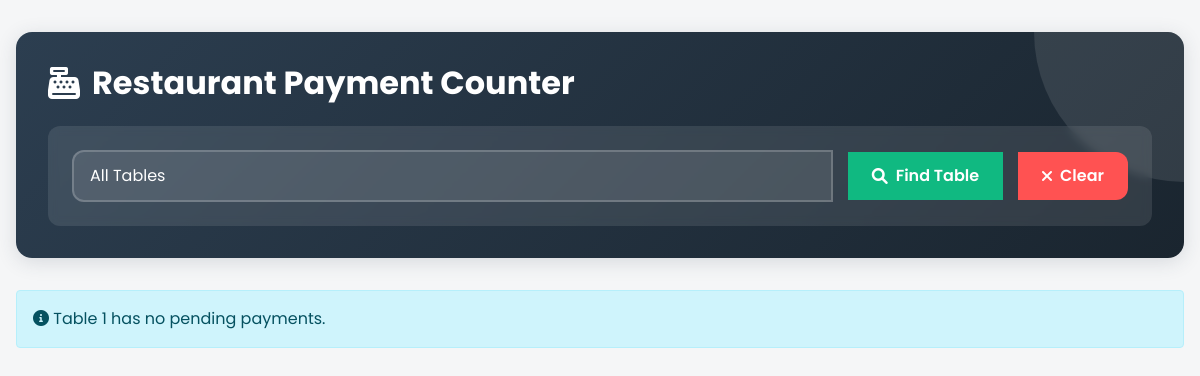
/admin/payment_counter.php?table=1 (signed in), run on an earlier commit of the app's database.
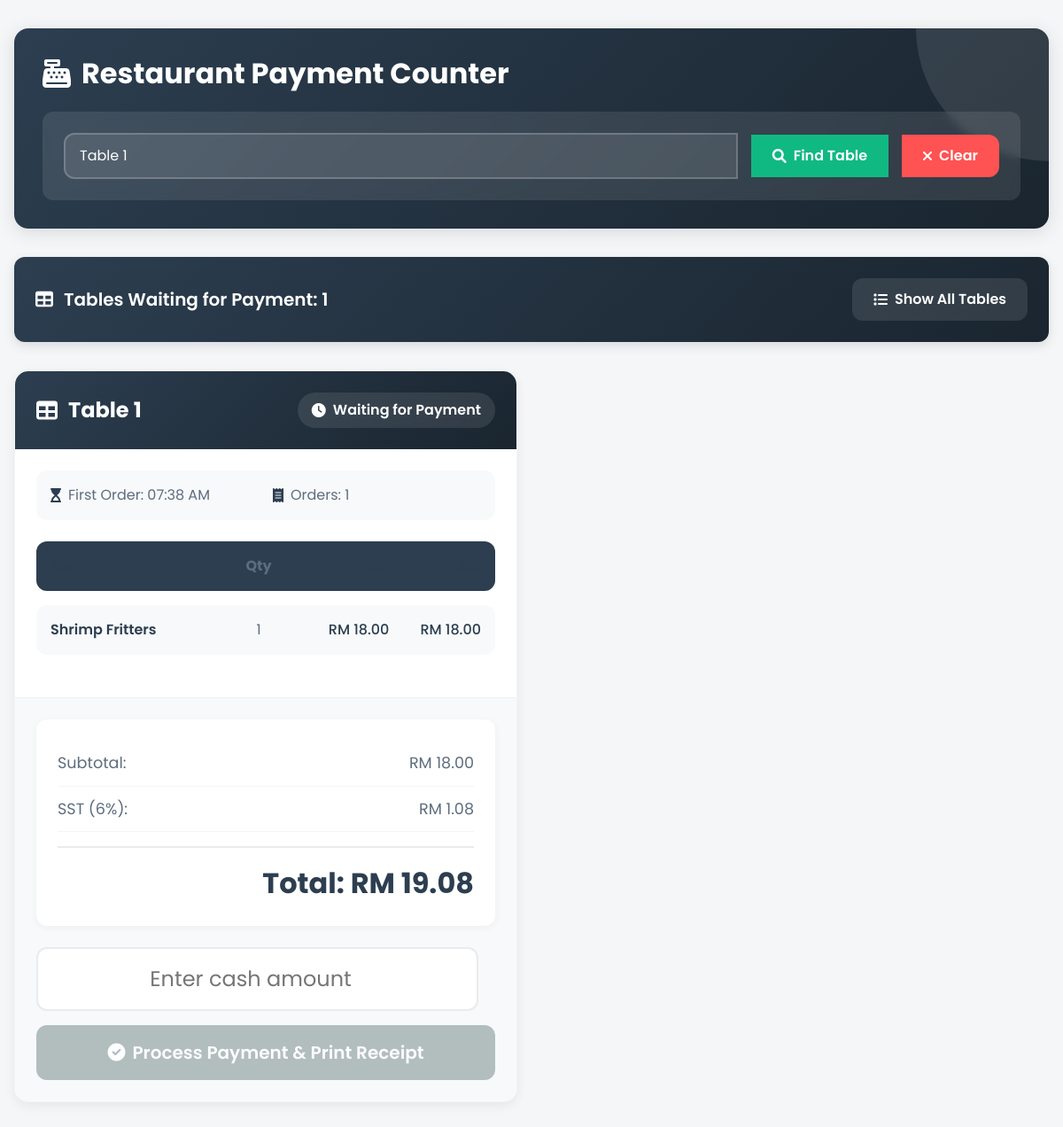
And on a later commit of the database.
### tables this page shows
CREATE TABLE `orders` (
  `id` int(11) NOT NULL,
  `table_id` int(11) DEFAULT NULL,
  `status` enum('pending','processing','completed','cancelled') DEFAULT 'pending',
  `total_amount` decimal(10,2) DEFAULT 0.00,
  `created_at` timestamp NULL DEFAULT current_timestamp()
);

CREATE TABLE `tables` (
  `id` int(11) NOT NULL,
  `table_number` int(11) NOT NULL,
  `status` enum('active','inactive') DEFAULT 'active',
  `created_at` timestamp NULL DEFAULT current_timestamp()
);

### admin/payment_counter.php (the view, shortened to what the changed rows need)
<?php
$database = new Database();
$db = $database->getConnection();
$table_filter = isset($_GET['table']) ? $_GET['table'] : null;
try {
    $query = "SELECT o.*,
              t.table_number,
              (SELECT CONCAT('[', GROUP_CONCAT(
                    JSON_OBJECT(
                        'id', oi.id,
                        'name', m.name,
                        'price', m.price,
                        'quantity', oi.quantity,
                        'instructions', oi.special_instructions
                    )
                ), ']')
              FROM order_items oi
              JOIN menu_items m ON oi.menu_item_id = m.id
              WHERE oi.order_id = o.id) as items
              FROM orders o
              JOIN tables t ON o.table_id = t.id
              LEFT JOIN payments p ON o.id = p.order_id
              WHERE o.status = 'completed'
              AND (p.payment_status IS NULL OR p.payment_status != 'completed')";
    $params = [];
    if ($table_filter) {
        $query .= " AND t.table_number = ?";
        $params[] = $table_filter;
    }
    $query .= " ORDER BY t.table_number ASC, o.created_at ASC";
    $stmt = $db->prepare($query);
    $stmt->execute($params);
    $payment_orders = $stmt->fetchAll(PDO::FETCH_ASSOC);
    $tables_with_orders = [];
    foreach ($payment_orders as $order) {
        $table_number = $order['table_number'];
        if (!isset($tables_with_orders[$table_number])) {
            $tables_with_orders[$table_number] = [];
        }
        $tables_with_orders[$table_number][] = $order;
    }
} catch (Exception $e) {
    error_log("Error in payment_counter.php: " . $e->getMessage());
    echo "Error: " . $e->getMessage();
}
try {
    $tables_sql = "SELECT DISTINCT t.table_number
                   FROM tables t
                   INNER JOIN orders o ON t.id = o.table_id
                   WHERE o.status = 'completed'
                   AND t.status = 'active'
                   AND NOT EXISTS (
                       SELECT 1 FROM payments p
                       WHERE p.order_id = o.id
                   )
                   ORDER BY t.table_number";
    $tables_stmt = $db->prepare($tables_sql);
    $tables_stmt->execute();
    $available_tables = $tables_stmt->fetchAll(PDO::FETCH_COLUMN);
} catch (Exception $e) {
    $available_tables = [];
}
?>
<!DOCTYPE html>
<html lang="en">
<head>
    <link href="https://cdn.jsdelivr.net/npm/bootstrap@5.1.3/dist/css/bootstrap.min.css" rel="stylesheet">
    <link href="https://cdnjs.cloudflare.com/ajax/libs/font-awesome/6.0.0/css/all.min.css" rel="stylesheet">
</head>
<body>
    <div class="payment-counter">
        <div class="restaurant-header">
            <h1><i class="fas fa-cash-register"></i> Restaurant Payment Counter</h1>
            <div class="search-section">
                <div class="search-form">
                    <div class="input-group">
                        <select id="tableSelect" class="form-select table-select">
                            <option value="">All Tables</option>
                            <?php foreach ($available_tables as $table_num): ?>
                            <option value="<?php echo $table_num; ?>" <?php echo $table_filter == $table_num ? 'selected' : ''; ?>>
                                Table <?php echo $table_num; ?>
                            </option>
                            <?php endforeach; ?>
                        </select>
                        <button type="button" id="searchBtn" class="btn search-btn">
                            <i class="fas fa-search"></i> Find Table
                        </button>
                        <button type="button" id="clearBtn" class="btn clear-btn" style="display: <?php echo $table_filter ? 'inline-flex' : 'none'; ?>">
                            <i class="fas fa-times"></i> Clear
                        </button>
                    </div>
                </div>
            </div>
        </div>
        <?php if (empty($tables_with_orders)): ?>
        <div class="alert alert-info">
            <?php if ($table_filter): ?>
                <i class="fas fa-info-circle"></i> Table <?php echo $table_filter; ?> has no pending payments.
            <?php else: ?>
                <i class="fas fa-info-circle"></i> No tables waiting for payment.
            <?php endif; ?>
        </div>
        <?php else: ?>
            <div class="table-summary">
                <div class="table-count">
                    <i class="fas fa-table"></i> Tables Waiting for Payment: <?php echo count($tables_with_orders); ?>
                </div>
                <?php if ($table_filter): ?>
                <a href="payment_counter.php" class="btn btn-light">
                    <i class="fas fa-list"></i> Show All Tables
                </a>
                <?php endif; ?>
            </div>
            <div class="tables-grid">
                <?php foreach ($tables_with_orders as $table_number => $table_orders): ?>
                <div class="table-card">
                    <div class="table-header">
                        <div class="table-number">
                            <i class="fas fa-table"></i> Table <?php echo htmlspecialchars($table_number); ?>
                        </div>
                        <div class="table-status">
                            <i class="fas fa-clock"></i> Waiting for Payment
                        </div>
                    </div>
                    <div class="order-details">
                        <div class="order-time">
                            <div><i class="fas fa-hourglass-start"></i> First Order: <?php echo date('h:i A', strtotime($table_orders[0]['created_at'])); ?></div>
                            <div><i class="fas fa-receipt"></i> Orders: <?php echo count($table_orders); ?></div>
                        </div>
                        <div class="items-grid">
                            <div class="item-card header">
                                <div class="item-name">Item</div>
                                <div class="item-quantity">Qty</div>
                                <div class="item-price">Price</div>
                                <div class="item-total">Total</div>
                            </div>
                            <?php
                            $subtotal = 0;
                            foreach ($table_orders as $order):
                                $items = json_decode($order['items'], true);
                                foreach ($items as $item):
                                    $item_total = $item['quantity'] * $item['price'];
                                    $subtotal += $item_total;
                            ?>
                            <div class="item-card">
                                <div class="item-name">
                                    <?php echo htmlspecialchars($item['name']); ?>
                                </div>
                                <div class="item-quantity"><?php echo $item['quantity']; ?></div>
                                <div class="item-price">RM <?php echo number_format($item['price'], 2); ?></div>
                                <div class="item-total">RM <?php echo number_format($item_total, 2); ?></div>
                            </div>
                            <?php
                                endforeach;
                            endforeach;
                            ?>
                        </div>
                    </div>
                    <div class="payment-section">
                        <?php
                        $sst_amount = $subtotal * 0.06;
                        $total_with_sst = $subtotal + $sst_amount;
                        ?>
                        <div class="amount-breakdown">
                            <div class="amount-row">
                                <span>Subtotal:</span>
                                <span>RM <?php echo number_format($subtotal, 2); ?></span>
                            </div>
                            <div class="amount-row">
                                <span>SST (6%):</span>
                                <span>RM <?php echo number_format($sst_amount, 2); ?></span>
                            </div>
                            <div class="total-amount">
                                Total: RM <?php echo number_format($total_with_sst, 2); ?>
                            </div>
                        </div>
                        <form method="POST" onsubmit="return validatePayment(this)" class="payment-form">
                            <div class="form-group">
                                <input type="number"
                                       name="cash_received"
                                       class="cash-input"
                                       step="0.01"
                                       min="<?php echo $total_with_sst; ?>"
                                       placeholder="Enter cash amount"
                                       onkeyup="calculateChange(this, <?php echo $total_with_sst; ?>)"
                                       required>
                            </div>
                            <button type="submit" name="process_payment" class="process-btn" disabled>
                                <i class="fas fa-check-circle"></i> Process Payment & Print Receipt
                            </button>
                        </form>
                    </div>
                </div>
                <?php endforeach; ?>
            </div>
        <?php endif; ?>
    </div>
</body>
</html>

What changed in the data, as far as the page shows it:
added orders: table.table_number "1", created_at "07:38 AM", name "Shrimp Fritters", quantity "1", price "18.00", item_total "18.00"
Also different on the page:
form field value: "All Tables" → "Table 1"
count($tables_with_orders): (not shown) → "1"
$table_filter: "1" → (not shown)
text no longer shown: "Table has no pending payments."
text now shown: "Tables Waiting for Payment: Show All Tables"
new list line: "Table Waiting for Payment First Order: Orders: 1 Qty Subtotal: RM 18.00 SST (6%): RM 1.08 Total: RM 19.08  Process Payment & Print Receipt"
